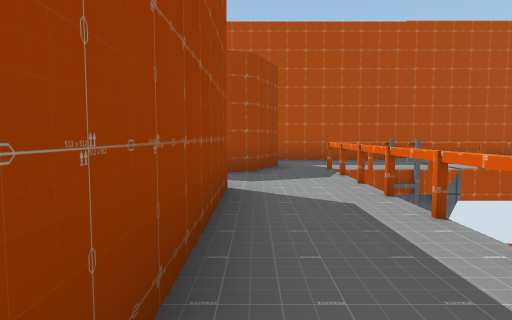
[1] (above)

17 first-person views from a walk through a scene from a Unity 3-D project. The camera is 1.3 m above the floor, tilts 4° down and sees 75° across. The floor is counted in squares, 2 m on a side. Each view is taken from the middle of a square. On the plan, view 1 faces up. The plan holds only what a view shows up to about 10 squares ahead; the rest is blank. The player is left out. Door leaves are left out, so doorways stand open. Some surface patterns are stand-ins.

[2]
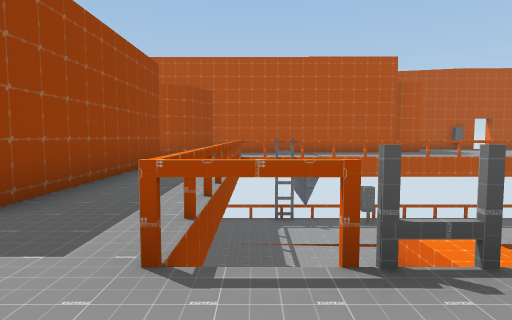

[3]
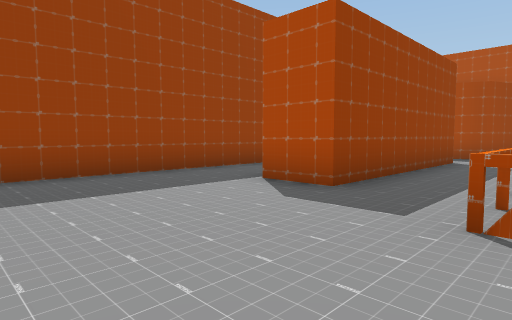

[4]
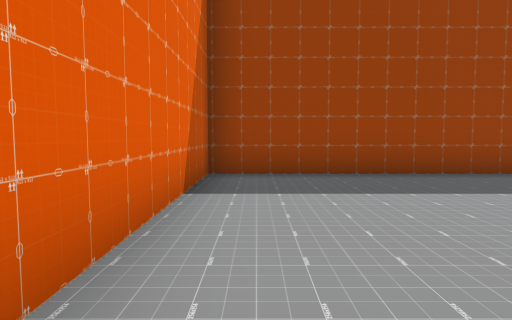

[5]
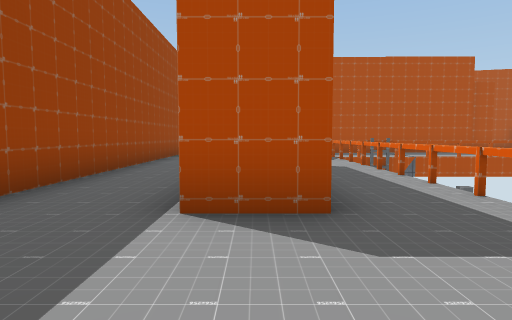

[6]
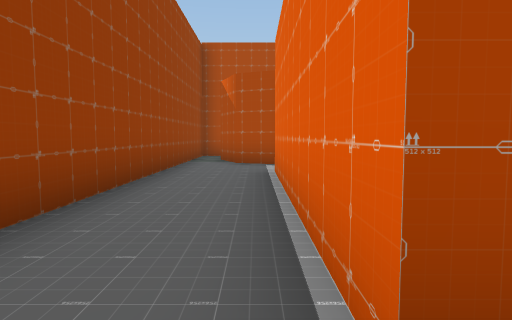

[7]
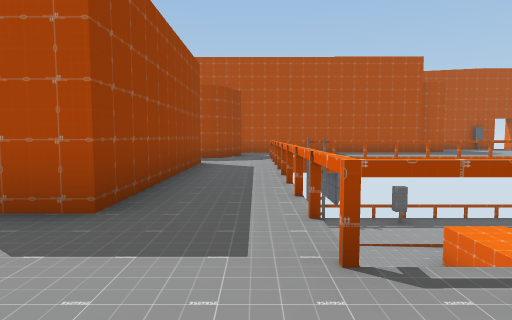

[8]
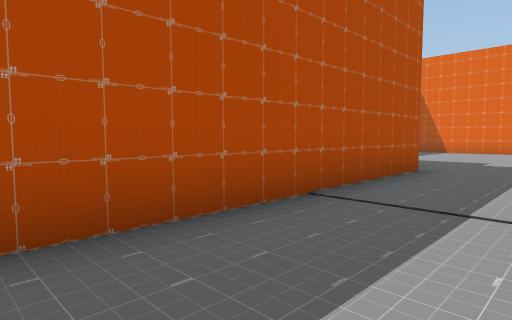

[9]
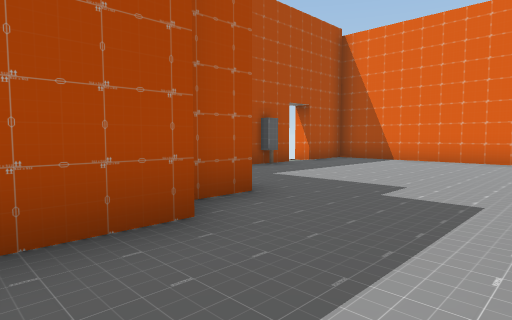

[10]
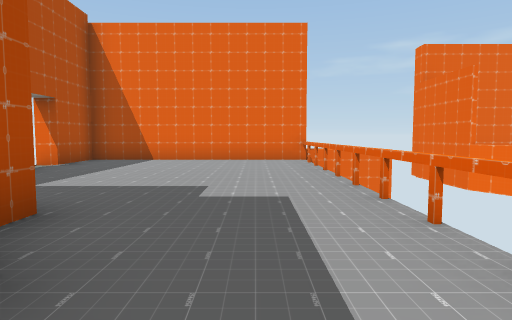

[11]
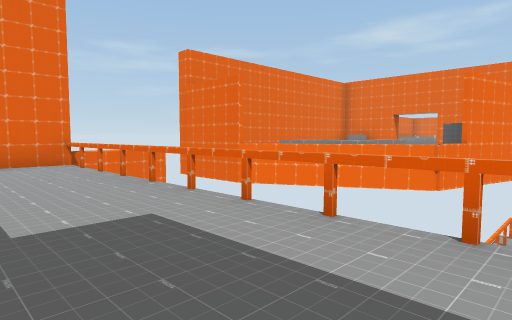

[12]
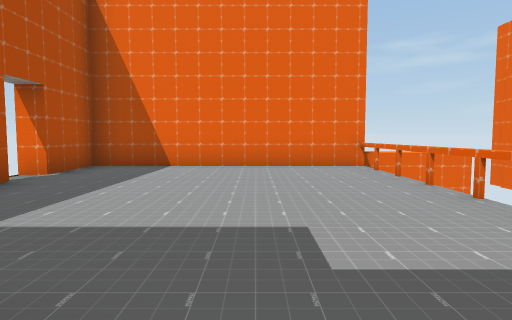

[13]
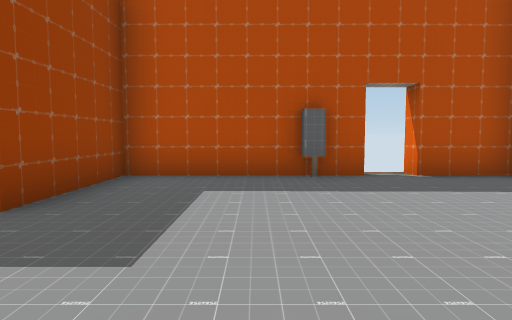

[14]
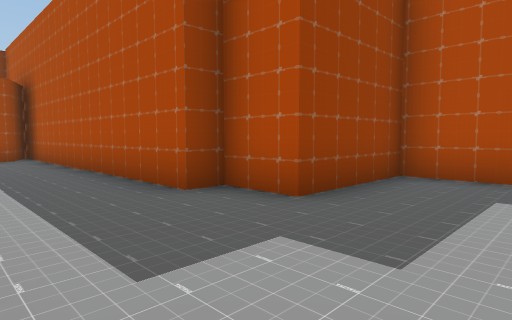

[15]
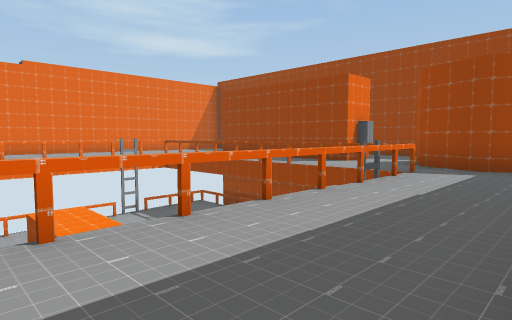

[16]
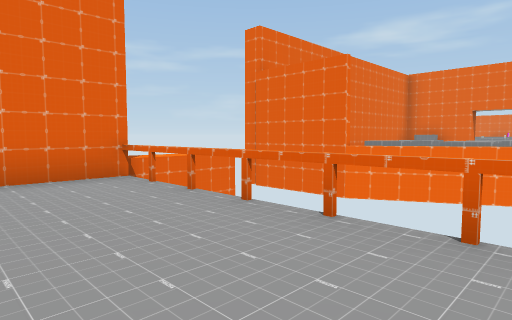

[17]
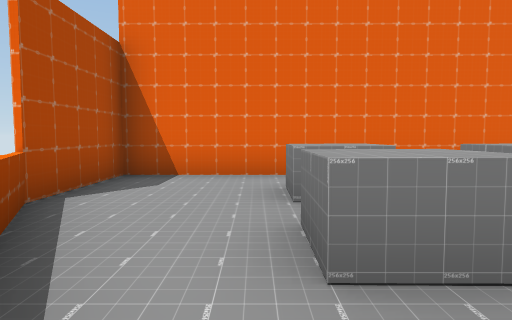

### Floor plan
Key: @ floor where view 1 was taken; # wall or solid block; x gap in a wall; . floor; = window, fence, low wall or low ledge; ^ raised ledge; v drop or lower ground; O other object.
Columns run from 4 left of view 1 to 16 right of it. Each row starts with its distance up from view 1.
 13             #####xx##
 12             #.......#
 11             #.......#
 10    ##########.......#
  9    #................#
  8    ##...............#
  7 #####...............#
  6 #.##..vvvvvvvv      ^
  5 #.....vvvvv  v      ^
  4 #..#..vvvvv       ##^
  3 #..#..vvvvv    #=#..#
  2 #..#..   vv   ==....#
  1 #..#..   vv  =......#
  0 #..#@.   vv v# .O O #
 -1 #..#..   vvvv#      #
 -2 #.....vv vvv##      #
 -3 #.......            #
 -4 #......
 -5 #......
 -6 ######

Positions as (right, up) in squares from view 1, and headings:
1: (0, 0), facing up
2: (2, -4), facing up
3: (2, -5), facing up-left
4: (2, -5), facing left
5: (-1, -4), facing up
6: (-2, -2), facing up
7: (1, -4), facing up
8: (1, 7), facing up-right
9: (6, 7), facing up-right
10: (6, 8), facing right
11: (7, 9), facing down-right
12: (8, 9), facing right
13: (11, 7), facing up
14: (11, 7), facing up-left
15: (8, 9), facing down-left
16: (10, 9), facing down-right
17: (10, 1), facing right
